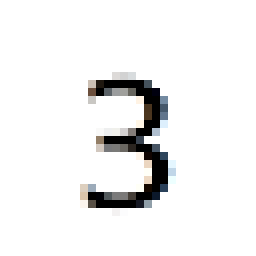
#> input picture dataset/test.bmp, 32 x 32 px, given in place of the camera (shown 8 times larger)
$ jupyter execute --allow-errors Lenet-5.ipynb   (older library calls are emulated)   (text cells are left out)
#> lines starting #> are read from the running program, lines starting #| are printed output that depends on the picture
[cell 1]
import cv2
from PIL import Image as PIL_Image
from PIL import ImageEnhance
from PIL import ImageOps
from array import *
import numpy as np
import math
from scipy import misc

[cell 2]
def capture_and_convert2grey():
    cap = cv2.VideoCapture(0) #capture an img
    _ , cv2_im = cap.read()
#> cv2_im is the input picture: shape (32, 32, 3); mean B, G, R 238.9, 239, 239
    cv2_im = cv2.cvtColor(cv2_im,cv2.COLOR_BGR2RGB)#convert BGR to RGB
    img = PIL_Image.fromarray(cv2_im).convert("L")  #from np array to Pillow img(grey)
    img.show()
    return img

[cell 3]
img=capture_and_convert2grey()

[cell 4]
img

[cell 5]
def img_enhancement(img):
    #Image enhancement
    contr = ImageEnhance.Contrast(img)
    img = contr.enhance(3)                                                    # The enhancement values (contrast and brightness)
    bright = ImageEnhance.Brightness(img)                                     # depends on backgroud, external lights etc
    img = bright.enhance(4.0)
    return img

[cell 6]
def scale_and_save_img(img,filename):
    #Adding a border for future cropping
#> called with filename = 'saved_img.png'
    img = ImageOps.expand(img,border=80,fill='white')
#> img: PIL image 192x192 L

    #Find bounding box
    inverted = ImageOps.invert(img)
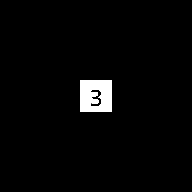
#> inverted: PIL image 192x192 L; min 0, max 255, mean 6.6
    box = inverted.getbbox()
#> box = (80, 80, 112, 112)
    img_new = img.crop(box)
    width, height = img_new.size
#> width = 32; height = 32
    ratio = min((28./height), (28./width))
#> ratio = 0.875
    background = PIL_Image.new('RGB', (28,28), (255,255,255))
#> background: PIL image 28x28 RGB; every value is 255
    if(height == width):
        img_new = img_new.resize((28,28))
    elif(height>width):
        img_new = img_new.resize((int(width*ratio),28))
        background.paste(img_new, (int((28-img_new.size[0])/2),int((28-img_new.size[1])/2)))
    else:
        img_new = img_new.resize((28, int(height*ratio)))
        background.paste(img_new, (int((28-img_new.size[0])/2),int((28-img_new.size[1])/2)))

    background
    img_data=np.asarray(background)
    img_data = img_data[:,:,0]
#> img_data: shape (28, 28); every value is 255
    misc.imsave('/home/xilinx/jupyter_notebooks/work/Lenet-5/'+filename, img_data)
    return img_data,background #img_data is an np array, background is a Pillow format image

[cell 7]
img=img_enhancement(img)
img

[cell 8]
img = ImageOps.invert(img)
img

[cell 9]
img_data,background=scale_and_save_img(img,'saved_img.png')

[cell 10]
background

[cell 11]
path_to_local_img="/home/xilinx/jupyter_notebooks/work/Lenet-5/webcam_image_mnist.jpg" #please input the absolute path of a local img
img_load = PIL_Image.open(path_to_local_img).convert("L")
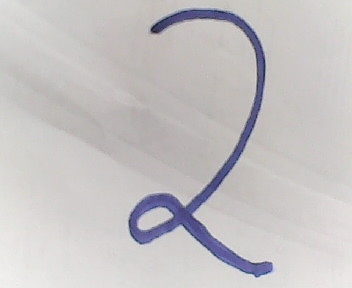
#> input picture imgs/webcam_image_mnist.jpg, 352 x 288 px, found by its file name
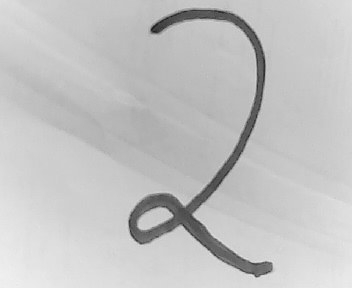
#> img_load: PIL image 352x288 L; min 27, max 240, mean 194.8
img_load

[cell 12]
img_load=img_enhancement(img_load)
#> in img_enhancement (call 2), `img = contr.enhance(3)`:
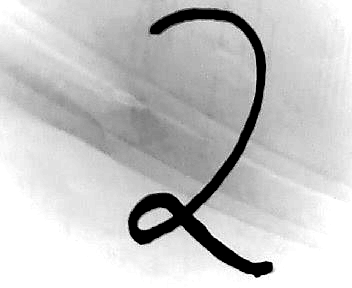
#> img: PIL image 352x288 L; min 0, max 255, mean 197.6
#> in img_enhancement (call 2), `img = bright.enhance(4.0)`:
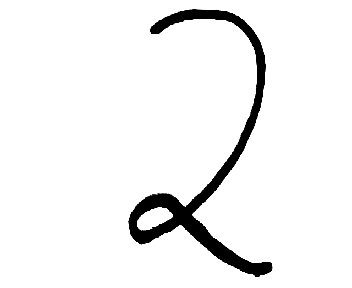
#> img: PIL image 352x288 L; min 0, max 255, mean 240.7
img_load

[cell 13]
img_load = ImageOps.invert(img_load)
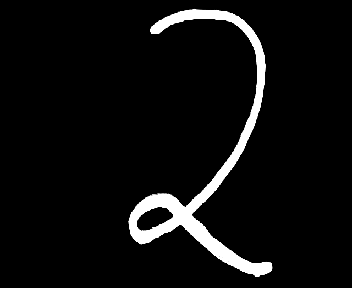
#> img_load: PIL image 352x288 L; min 0, max 255, mean 14.3
img_load

[cell 14]
img_data,background=scale_and_save_img(img_load,'save_load_img.png')
#> call 2 of scale_and_save_img, with filename = 'save_load_img.png'
#> in scale_and_save_img (call 2), `img = ImageOps.expand(img,border=80,fill='white')`:
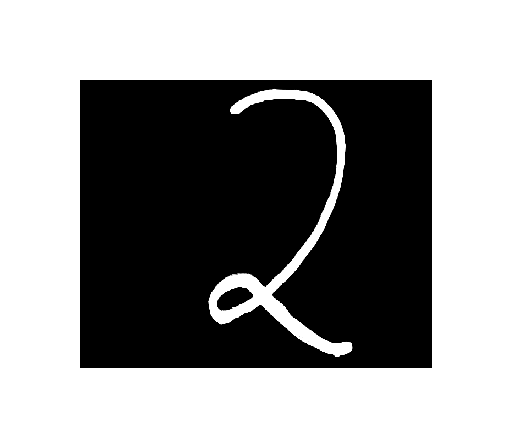
#> img: PIL image 512x448 L; min 0, max 255, mean 148.6
#> in scale_and_save_img (call 2), `inverted = ImageOps.invert(img)`:
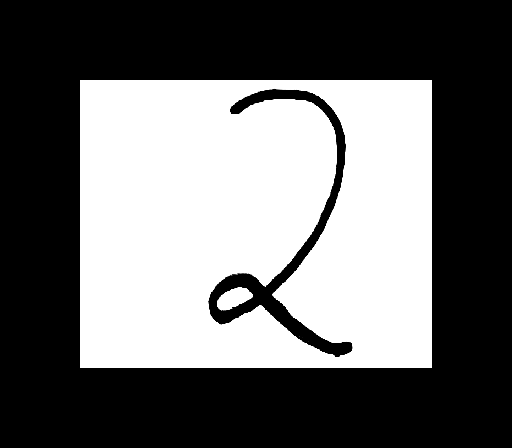
#> inverted: PIL image 512x448 L; min 0, max 255, mean 106.4
#> in scale_and_save_img (call 2), `box = inverted.getbbox()`: box = (80, 80, 432, 368)
#> in scale_and_save_img (call 2), `img_new = img_new.resize((28, int(height*ratio)))`:
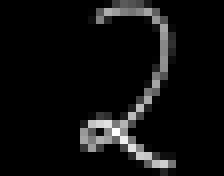
#> img_new: PIL image 28x22 L (shown 8 times larger); min 0, max 255, mean 15
#> in scale_and_save_img (call 2), `background.paste(img_new, (int((28-img_new.size[0])/2),int((28-img_new..`:
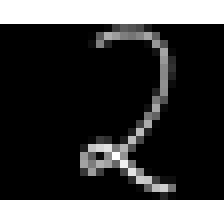
#> background: PIL image 28x28 RGB (shown 8 times larger); min 0, max 255, mean 66.4

[cell 15]
background

[cell 16]
from IPython.display import display
from pynq import Xlnk
from pynq import Overlay

#> (a cell that did not finish here is left out)

[cell 18]
path_to_local_img="/home/xilinx/jupyter_notebooks/work/BNN-PYNQ-master/notebooks/pictures/webcam_image_mnist.jpg" #please input the absolute path of a local img
img_load = PIL_Image.open(path_to_local_img).convert("L")
img_load=img_enhancement(img_load)
img_load = ImageOps.invert(img_load)
img_load

[cell 19]
img_data,background=scale_and_save_img(img_load,'save_loadimg.png')
background

[cell 20]
img_data.shape
#> Out = (28, 28)
